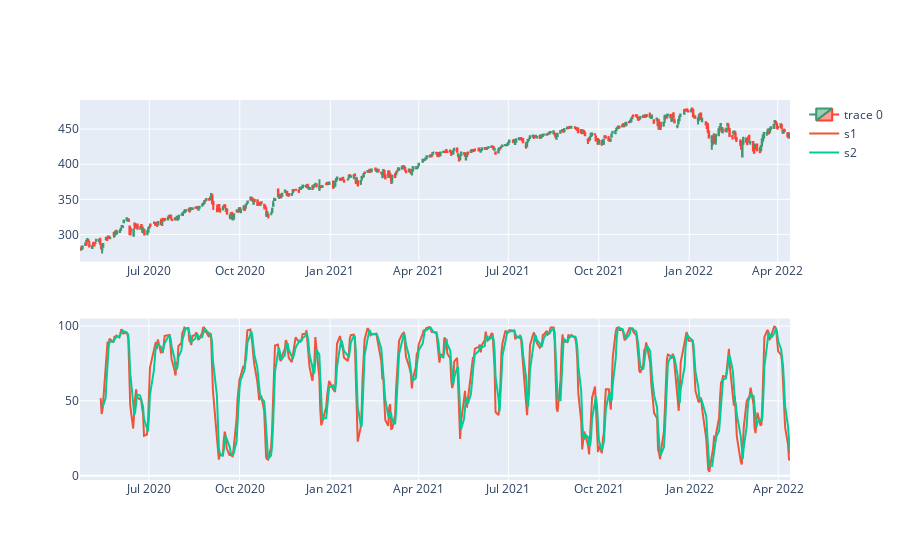

The notebook cell saved with this chart:
### Code cell
from plotly.subplots import make_subplots 

# subplots for indicators
fig = make_subplots(rows=2, cols=1)

# first plot candlestick
fig.add_trace(go.Candlestick(x=df.index,
                open=df['Open'],
                high=df['High'],
                low=df['Low'],
                close=df['Close']),
                row=1, col=1)

# second plot ADX
fig.add_trace(go.Scatter(x=df.index, y=df['STOCHk_14_3_3'], name='s1'), row=2, col=1)
fig.add_trace(go.Scatter(x=df.index, y=df['STOCHd_14_3_3'], name='s2'), row=2, col=1)
fig.update_layout(
    xaxis=dict(rangeslider=dict(visible=False)),
    xaxis2=dict(rangeslider=dict(visible=False))
)

fig.show()

### Figure 1 — Plotly figure (JSON) as saved in the notebook; plotly's stock layout.template omitted (floating-point values rounded to 4 significant figures; data arrays with more than 128 entries replaced by an {"elided": "..."} marker saying what was removed)
{"data": [{"close": {"elided": "500 float values"}, "high": {"elided": "500 float values"}, "low": {"elided": "500 float values"}, "open": {"elided": "500 float values"}, "type": "candlestick", "x": {"elided": "500 str values"}, "xaxis": "x", "yaxis": "y"}, {"name": "s1", "type": "scatter", "x": {"elided": "500 str values"}, "xaxis": "x2", "y": {"elided": "500 float values"}, "yaxis": "y2"}, {"name": "s2", "type": "scatter", "x": {"elided": "500 str values"}, "xaxis": "x2", "y": {"elided": "500 float values"}, "yaxis": "y2"}], "layout": {"xaxis": {"anchor": "y", "domain": [0, 1], "rangeslider": {"visible": false}}, "xaxis2": {"anchor": "y2", "domain": [0, 1], "rangeslider": {"visible": false}}, "yaxis": {"anchor": "x", "domain": [0.575, 1]}, "yaxis2": {"anchor": "x2", "domain": [0, 0.425]}}}
